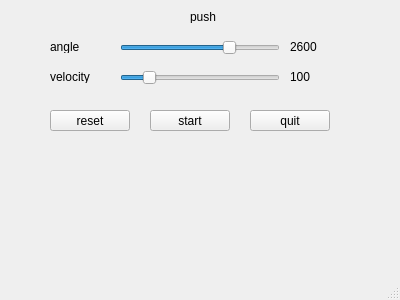
<?xml version="1.0" encoding="UTF-8"?>
<ui version="4.0">
 <class>PushSubWindow</class>
 <widget class="QMainWindow" name="PushSubWindow">
  <property name="geometry">
   <rect>
    <x>0</x>
    <y>0</y>
    <width>400</width>
    <height>300</height>
   </rect>
  </property>
  <property name="windowTitle">
   <string>MainWindow</string>
  </property>
  <widget class="QWidget" name="centralwidget">
   <widget class="QLabel" name="label">
    <property name="geometry">
     <rect>
      <x>190</x>
      <y>10</y>
      <width>47</width>
      <height>13</height>
     </rect>
    </property>
    <property name="text">
     <string>push</string>
    </property>
   </widget>
   <widget class="QLabel" name="angle_label">
    <property name="geometry">
     <rect>
      <x>50</x>
      <y>40</y>
      <width>47</width>
      <height>13</height>
     </rect>
    </property>
    <property name="text">
     <string>angle</string>
    </property>
   </widget>
   <widget class="QSlider" name="angle_slider">
    <property name="geometry">
     <rect>
      <x>120</x>
      <y>40</y>
      <width>160</width>
      <height>16</height>
     </rect>
    </property>
    <property name="minimum">
     <number>2194</number>
    </property>
    <property name="maximum">
     <number>2770</number>
    </property>
    <property name="value">
     <number>2600</number>
    </property>
    <property name="orientation">
     <enum>Qt::Horizontal</enum>
    </property>
   </widget>
   <widget class="QLabel" name="angle_val">
    <property name="geometry">
     <rect>
      <x>290</x>
      <y>40</y>
      <width>47</width>
      <height>13</height>
     </rect>
    </property>
    <property name="text">
     <string>2600</string>
    </property>
   </widget>
   <widget class="QLabel" name="velocity_label">
    <property name="geometry">
     <rect>
      <x>50</x>
      <y>70</y>
      <width>47</width>
      <height>13</height>
     </rect>
    </property>
    <property name="text">
     <string>velocity</string>
    </property>
   </widget>
   <widget class="QSlider" name="velocity_slider">
    <property name="geometry">
     <rect>
      <x>120</x>
      <y>70</y>
      <width>160</width>
      <height>16</height>
     </rect>
    </property>
    <property name="minimum">
     <number>10</number>
    </property>
    <property name="maximum">
     <number>600</number>
    </property>
    <property name="value">
     <number>100</number>
    </property>
    <property name="orientation">
     <enum>Qt::Horizontal</enum>
    </property>
   </widget>
   <widget class="QLabel" name="velocity_val">
    <property name="geometry">
     <rect>
      <x>290</x>
      <y>70</y>
      <width>47</width>
      <height>13</height>
     </rect>
    </property>
    <property name="text">
     <string>100</string>
    </property>
   </widget>
   <widget class="QPushButton" name="reset_btn">
    <property name="geometry">
     <rect>
      <x>50</x>
      <y>110</y>
      <width>80</width>
      <height>21</height>
     </rect>
    </property>
    <property name="text">
     <string>reset</string>
    </property>
   </widget>
   <widget class="QPushButton" name="start_btn">
    <property name="geometry">
     <rect>
      <x>150</x>
      <y>110</y>
      <width>80</width>
      <height>21</height>
     </rect>
    </property>
    <property name="text">
     <string>start</string>
    </property>
   </widget>
   <widget class="QPushButton" name="quit_btn">
    <property name="geometry">
     <rect>
      <x>250</x>
      <y>110</y>
      <width>80</width>
      <height>21</height>
     </rect>
    </property>
    <property name="text">
     <string>quit</string>
    </property>
   </widget>
  </widget>
  <widget class="QMenuBar" name="menubar">
   <property name="geometry">
    <rect>
     <x>0</x>
     <y>0</y>
     <width>400</width>
     <height>20</height>
    </rect>
   </property>
  </widget>
  <widget class="QStatusBar" name="statusbar"/>
 </widget>
 <resources/>
 <connections/>
</ui>
